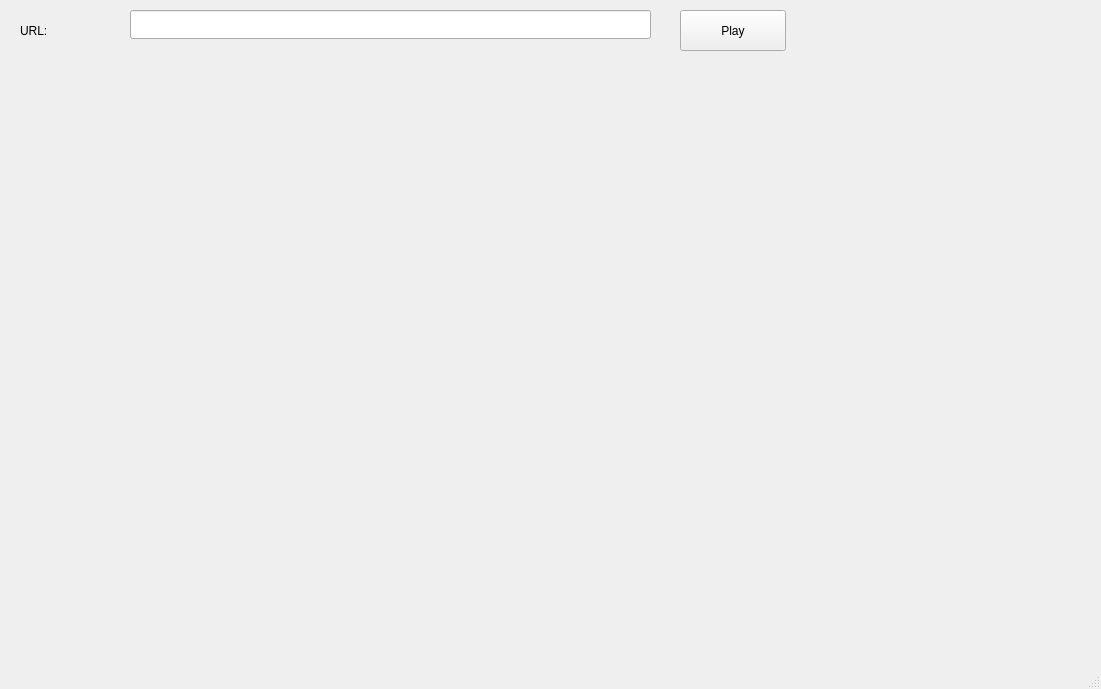
<?xml version="1.0" encoding="UTF-8"?>
<ui version="4.0">
 <class>MainWindow</class>
 <widget class="QMainWindow" name="MainWindow">
  <property name="geometry">
   <rect>
    <x>0</x>
    <y>0</y>
    <width>1101</width>
    <height>689</height>
   </rect>
  </property>
  <property name="windowTitle">
   <string>webrtc拉流播放demo</string>
  </property>
  <widget class="QWidget" name="centralwidget">
   <widget class="QLabel" name="m_l_url">
    <property name="geometry">
     <rect>
      <x>20</x>
      <y>20</y>
      <width>80</width>
      <height>21</height>
     </rect>
    </property>
    <property name="text">
     <string>URL:</string>
    </property>
   </widget>
   <widget class="QLineEdit" name="m_url">
    <property name="geometry">
     <rect>
      <x>130</x>
      <y>10</y>
      <width>521</width>
      <height>29</height>
     </rect>
    </property>
   </widget>
   <widget class="QPushButton" name="m_b_play">
    <property name="geometry">
     <rect>
      <x>680</x>
      <y>10</y>
      <width>106</width>
      <height>41</height>
     </rect>
    </property>
    <property name="text">
     <string>Play</string>
    </property>
   </widget>
  </widget>
  <widget class="QMenuBar" name="menubar">
   <property name="geometry">
    <rect>
     <x>0</x>
     <y>0</y>
     <width>1101</width>
     <height>48</height>
    </rect>
   </property>
  </widget>
  <widget class="QStatusBar" name="statusbar"/>
 </widget>
 <resources/>
 <connections/>
</ui>
